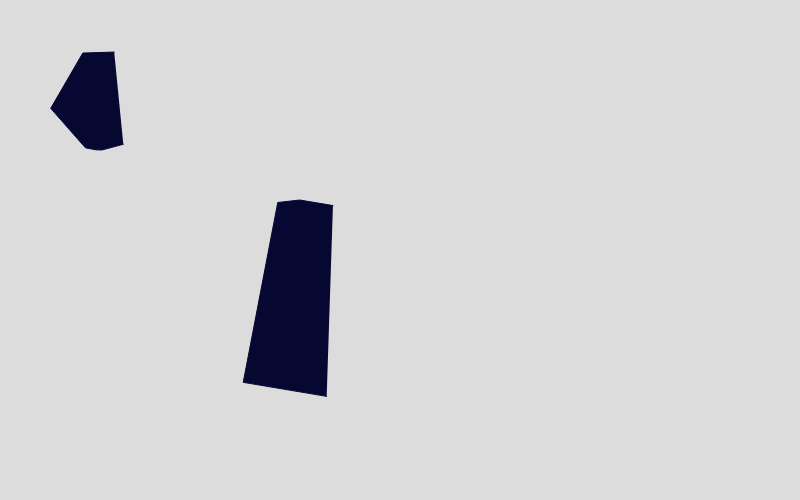
Frame 1 (no input)
Frame 60 (no input): identical to frame 1, image omitted
Frame 120 (the mouse pressed at the canvas centre since frame 60): identical to frame 1, image omitted

The p5.js sketch that drew this single still picture (run headless with seeded random() and noise() and a simulated clock; from frame 60 on, the mouse is pressed at the canvas centre):

// p5.js sketch
// ── sketch.js
/// <reference path="../node_modules/@types/p5/global.d.ts" />

const bgColor = "#070831"; // (7, 8, 49)
const primaryColor = "#fff4d6"; // (255, 244, 214)
const secondaryColor = "#908a76"; // (144, 138, 118)

let polygonCount = 2;
let polygons = [];
let selectedPolygon = null;

function windowResized() {
  background(bgColor); // to fix color changing on window resize
}

function setup() {
  createCanvas(800, 500);
  fill(100);
  // for(let i=2;i<polygonCount;i++) {
  polygons.push(new Polygon(createVector(300, 300), 5, 100, 2, 3));
  polygons.push(new Polygon(createVector(100, 100), 7, 50, 3, 5));
  // }
}

function mousePressed() {
  for (let polygon of polygons) {
    if (polygon.isMouseInside()) {
      selectedPolygon = polygon;
      break;
    }
  }
}

function draw() {
  background(220);
  collisionCheck();
  if (selectedPolygon) selectedPolygon.move();
  for (let polygon of polygons) {
    polygon.update();
  }
}

function collisionCheck() {
  let inCollision = new Set();
  for (let i = 0; i < polygonCount; i++) {
    polygons[i].notColliding();
    for (let j = i + 1; j < polygonCount; j++) {
      if (satCollision(polygons[i], polygons[j])) {
        inCollision.add(i);
        inCollision.add(j);
      }
    }
  }
  inCollision.forEach((i) => polygons[i].colliding());
}

function collisionResolution(poly1, poly2) {}

// ── body.js
/// <reference path="../node_modules/@types/p5/global.d.ts" />

class Body {
  // Only circles supported, for now
  constructor(centre, radius, mass, speed = 5) {
    // Add mass
    this.centre = centre;
    this.radius = radius;
    this.mass = mass;
    this.speed = speed;
    const rAngle = random(TWO_PI);
    this.velocity = createVector(cos(rAngle), sin(rAngle)).mult(this.speed);
  }

  draw() {
    stroke(200);
    fill(100);
    circle(this.centre.x, this.centre.y, this.radius * 2);
  }

  update() {
    this.centre.add(this.velocity); // framerate dependent

    if (this.centre.x + this.radius > width || this.centre.x - this.radius < 0)
      this.velocity.x = -this.velocity.x;
    if (this.centre.y + this.radius > height || this.centre.y - this.radius < 0)
      this.velocity.y = -this.velocity.y;

    this.draw();
  }
}

// ── collisionAlgos.js
/// <reference path="../node_modules/@types/p5/global.d.ts" />

function satCollision(polygon1, polygon2) {
  const normals = [
    // ...polygon1.edges.map((edge) => p5.Vector.rotate(edge, PI / 2)),
    // ...polygon2.edges.map((edge) => p5.Vector.rotate(edge, PI / 2)),
    ...polygon1.edges.map((edge) => createVector(-edge.y, edge.x)),
    ...polygon2.edges.map((edge) => createVector(-edge.y, edge.x)),
  ];

  for (let i = 0; i < normals.length; i++) {
    normal = normals[i];
    let min1 = Infinity,
      max1 = -Infinity;
    polygon1.vertices.forEach((vertex) => {
      min1 = min(min1, p5.Vector.dot(normal, vertex));
      max1 = max(max1, p5.Vector.dot(normal, vertex));
    });
    let min2 = Infinity,
      max2 = -Infinity;
    polygon2.vertices.forEach((vertex) => {
      min2 = min(min2, p5.Vector.dot(normal, vertex));
      max2 = max(max2, p5.Vector.dot(normal, vertex));
    });

    if (min2 > max1 || max2 < min1) return false;
  }
  return true;
}

// ── collisionResolutionAlgos.js
function staticResolve(polygon1, polygon2, mtv) {
  let mtvHalf = mtv.copy().mult(0.5);
  let nMtvHalf = mtv.copy().mult(-0.5);
  let nMtv = mtv.copy().mult(-1);

  let p1Movable = polygon1.movable;
  let p2Movable = polygon2.movable;

  let p1Mass = polygon1.mass;
  let p2Mass = polygon2.mass;
  let totalMass = p1Mass + p2Mass;

  if (p1Movable && p2Movable) {
    polygon1.moveBy(nMtvHalf.mult(p2Mass / totalMass));
    polygon2.moveBy(mtvHalf.mult(p1Mass / totalMass));
  } else if (p1Movable) {
    polygon1.moveBy(nMtv);
  } else if (p2Movable) {
    polygon2.moveBy(mtv);
  }
}

function linearResolve(polygon1, polygon2, mtv) {
  // To prevent polygons slowly sinking into each other as the linear resolution
  // does not depend on how much the polygons are overlapping
  staticResolve(polygon1, polygon2, mtv);

  let collisionAxis = mtv.copy().normalize();
  let vrel = polygon2.velocity.copy().sub(polygon1.velocity).dot(collisionAxis);

  // Ignore if the polygons are separating or stationary
  if (vrel >= 0) return;

  // Coefficient of restitution (elasticity)
  let cor = min(polygon1.elasticity, polygon2.elasticity);

  // Impulse magnitude
  let numerator = vrel * (1 + cor);
  let impulse = numerator / (polygon1.invMass + polygon2.invMass);

  // Impulse vectors
  let impulseVector = collisionAxis.copy().mult(impulse);

  // Apply impulses
  if (polygon1.movable) polygon1.applyImpulse(impulseVector);
  if (polygon2.movable) polygon2.applyImpulse(impulseVector.mult(-1));
}

function dynamicResolve(polygon1, polygon2, mtv, collisionPoints) {
  staticResolve(polygon1, polygon2, mtv);

  collisionPoints = collisionPoints.map((pointInfo) =>
    pointInfo.polygon === 1
      ? polygon1.vertices[pointInfo.pointIndex]
      : polygon2.vertices[pointInfo.pointIndex]
  );

  let impulsesToApply = [];

  let collisionAxis = mtv.copy().normalize();
  let cor = min(polygon1.elasticity, polygon2.elasticity);

  for (let cPoint of collisionPoints) {
    let r1 = cPoint.copy().sub(polygon1.centre);
    let r2 = cPoint.copy().sub(polygon2.centre);

    let r1p = createVector(-r1.y, r1.x);
    let r2p = createVector(-r2.y, r2.x);

    let angularVel1 = p5.Vector.mult(r1p, polygon1.angularVelocity);
    let angularVel2 = p5.Vector.mult(r2p, polygon2.angularVelocity);

    let vrel = p5.Vector.add(polygon2.velocity, angularVel2)
      .sub(p5.Vector.add(polygon1.velocity, angularVel1))
      .dot(collisionAxis);

    if (vrel >= 0) continue;

    let numerator = vrel * (1 + cor);

    let r1pDotN = p5.Vector.dot(r1p, collisionAxis);
    let r2pDotN = p5.Vector.dot(r2p, collisionAxis);

    let denominator =
      polygon1.invMass +
      polygon2.invMass +
      r1pDotN * r1pDotN * polygon1.invMomentOfInertia +
      r2pDotN * r2pDotN * polygon2.invMomentOfInertia;

    let j = numerator / denominator;

    j /= collisionPoints.length;

    let impulseVector = collisionAxis.copy().mult(j);

    impulsesToApply.push({ cPoint, impulse: impulseVector });
  }

  impulsesToApply.forEach((impulse) => {
    if (polygon1.movable) {
      polygon1.applyRotationImpulse(impulse.impulse, impulse.cPoint);
      polygon1.applyImpulse(impulse.impulse);
    }
    if (polygon2.movable) {
      impulse.impulse.mult(-1);
      polygon2.applyRotationImpulse(impulse.impulse, impulse.cPoint);
      polygon2.applyImpulse(impulse.impulse);
    }
  });
}

// ── polygon.js
/// <reference path="../node_modules/@types/p5/global.d.ts" />

class Polygon {
  constructor(centre, numVertices, distFromCentre, mass, maxSpeed) {
    this.mass = mass;
    this.rotation = 0;
    this.color = color(7, 8, 49);
    this.defaultColor = color(7, 8, 49);

    this.maxSpeed = maxSpeed;
    this.centre = centre;
    this.distFromCentre = distFromCentre;
    this.numVertices = numVertices;
    this.createShape(numVertices);
  }

  createShape() {
    let randomAngles = [];

    for (let i = 0; i < this.numVertices; i++) {
      randomAngles.push(random(TWO_PI));
    }
    randomAngles.sort();
    this.vertices = [];
    for (let i = 0; i < this.numVertices; i++) {
      let vert = createVector(
        this.centre.x + this.distFromCentre * cos(randomAngles[i]),
        this.centre.y + this.distFromCentre * sin(randomAngles[i])
      );

      this.vertices.push(vert);
    }

    this.calculateEdges();
  }

  calculateEdges() {
    this.edges = [];
    for (let i = 1; i < this.numVertices; i++) {
      let edge = this.vertices[i].copy().sub(this.vertices[i - 1]);
      this.edges.push(edge);
    }
    let closingEdge = this.vertices[0]
      .copy()
      .sub(this.vertices[this.numVertices - 1]);
    this.edges.push(closingEdge);
  }

  draw() {
    stroke(this.color);
    fill(this.color);
    beginShape();
    for (let i = 0; i < this.numVertices; i++) {
      vertex(this.vertices[i].x, this.vertices[i].y);
    }
    endShape();
  }

  move() {
    let dx = 0;
    let dy = 0;
    if (keyIsDown(87)) dy -= 2; // W
    if (keyIsDown(83)) dy += 2; // S
    if (keyIsDown(65)) dx -= 2; // A
    if (keyIsDown(68)) dx += 2; // D

    let vel = createVector(dx, dy).normalize().mult(this.maxSpeed);
    this.centre.add(vel);
    for (let vert of this.vertices) {
      vert.add(vel);
    }
  }

  update() {
    this.draw();
  }

  colliding() {
    this.color = color(255, 0, 0);
  }
  notColliding() {
    this.color = color(7, 8, 49);
  }

  isMouseInside() {
    let d = dist(mouseX, mouseY, this.centre.x, this.centre.y);
    let isSelected = false;
    if (d <= this.distFromCentre) {
      isSelected = true;
      this.color = color(200, 8, 49);
    } else this.color = color(7, 8, 49);
    return isSelected;
  }
}
